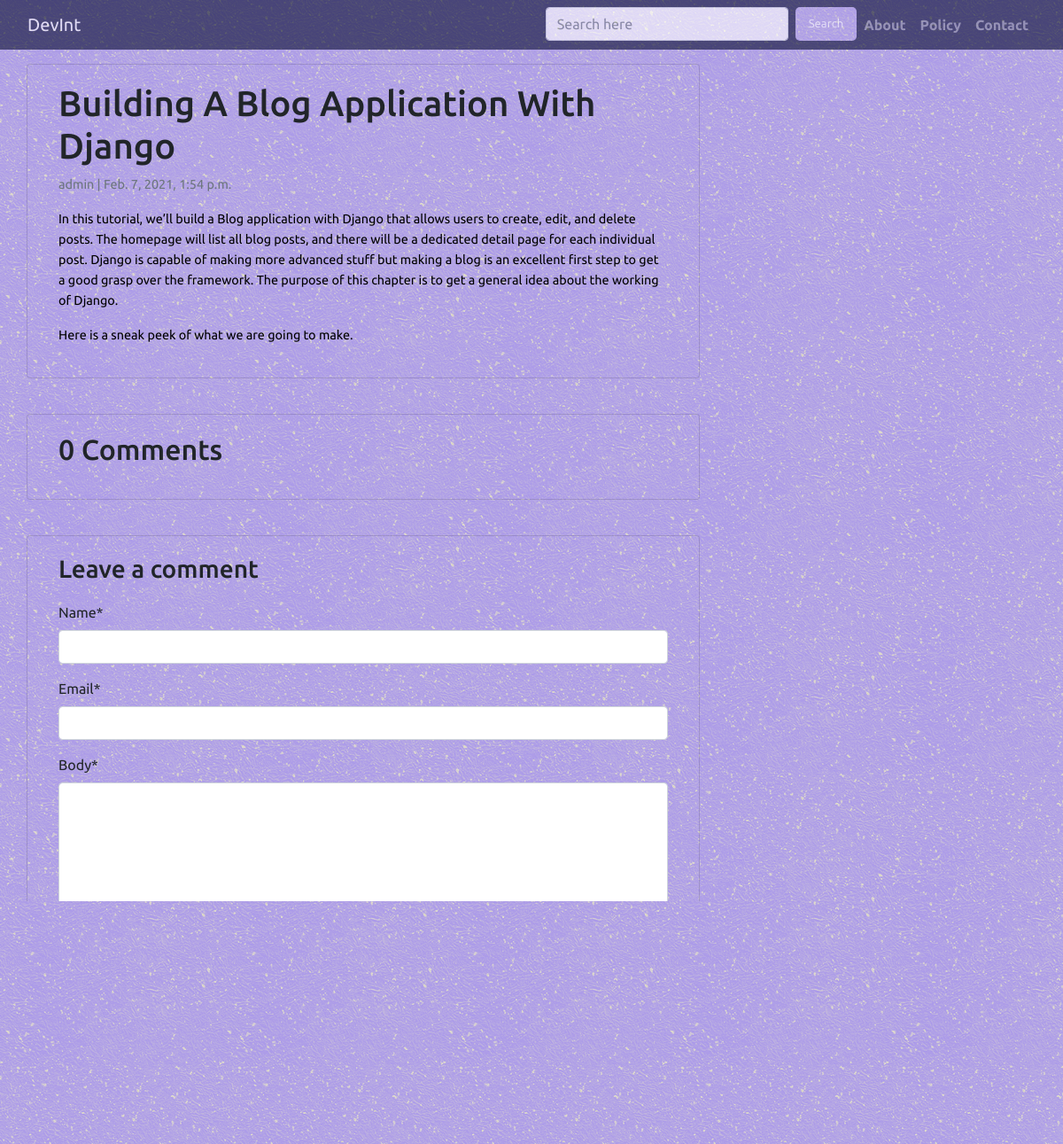
The app's page /building-blog-application-django/ with its own data.
### blog/models.py (models this page shows, shortened)
class Post(models.Model):
    title = models.CharField(max_length=200, unique=True)
    slug = models.SlugField(max_length=200, unique=True)
    author = models.ForeignKey(
        User, on_delete=models.CASCADE, related_name="blog_posts"
    )
    updated_on = models.DateTimeField(auto_now=True)
    content = models.TextField()
    created_on = models.DateTimeField(auto_now_add=True)
    status = models.IntegerField(choices=STATUS, default=0)
    class Meta:
        ordering = ["-created_on"]

### blog/views.py (the view)
# urls.py: path("<slug:slug>/", views.post_detail, name="post_detail"),
def post_detail(request, slug):
    template_name = "post_detail.html"
    post = get_object_or_404(Post, slug=slug)
    comments = post.comments.filter(active=True).order_by("-created_on")
    new_comment = None
    if request.method == "POST":
        comment_form = CommentForm(data=request.POST)
        if comment_form.is_valid():
            new_comment = comment_form.save(commit=False)
            new_comment.post = post
            new_comment.save()
    else:
        comment_form = CommentForm()
    return render(
        request,
        template_name,
        {
            "post": post,
            "comments": comments,
            "new_comment": new_comment,
            "comment_form": comment_form,
        }
    )

### blog/forms.py
class CommentForm(forms.ModelForm):
    class Meta:
        model = Comment
        fields = ('name', 'email', 'body')

### templates/post_detail.html (shortened to what this page needs)
{% extends 'base.html' %} {% block content %}
{% load crispy_forms_tags %}
<div class="container">
  <div class="row">
    <div class="col-md-8 card mb-4  mt-3 left  top">
      <div class="card-body">
        <h1>{% block title %} {{ post.title }} {% endblock title %}</h1>
        <p class=" text-muted">{{ post.author }} | {{ post.created_on }}</p>
        <p class="card-text ">{{ post.content | safe }}</p>
      </div>
    </div>
    <div class="col-md-8 card mb-4  mt-3 ">
      <div class="card-body">
        {% with comments.count as total_comments %}
        <h2>{{ total_comments }} Comments</h2>
          {% endwith %}
      </div>
    </div>
    <div class="col-md-8 card mb-4  mt-3 ">
      <div class="card-body">
        {% if new_comment %}
        <div class="alert alert-success" role="alert">
          Your comment is awaiting moderation
        </div>
        {% else %}
        <h3>Leave a comment</h3>
        <form method="post" style="margin-top: 1.3em;">
          {{ comment_form | crispy }}
          <button type="submit" class="btn btn-primary  btn-lg">Submit</button>
        </form>
        {% endif %}
      </div>
    </div>
  </div>
</div>
{% endblock content %}

### static/css/base.css (style rules this page uses)
html { scroll-behaviour: smooth; }
* { margin: 0; padding:0; box-sizing:border-box; font-family: 'Ubuntu', sans-serif; }
p { font-size: 0.9rem; line-height: 1.6; color:#000; }
body { font-family: 'Ubuntu', sans-serif; background-image:url("/static/image/008.png"); }
body:before { content:""; position: fixed; top: 0%; bottom: 0%; left: 0; right: 0; opacity: 0.2; z-index: -1; background-image: url("/static/image/003.jpeg"); background-repeat: repeat; }
.card { background-image:url("/static/image/008.png"); }
.btn { border-color: transparent; font-size: small; size: 50px bold; background-image: url("/static/image/008.png"); border: 0.4px solid gray; border-radius: 5px; color: #fff; }

### records on screen
Post: title "Building A Blog Application With Django", author "admin", created_on "Feb. 7, 2021, 1:54 p.m.", content "In this tutorial, we’ll build a Blog application with Django that allows users to create, edit, and delete posts. The homepage will list all blog posts, and there will be a dedicated detail page for each individual post. Django is capable of making more advanced stuff but making a blog is an excellent first step to get a good grasp over the framework. The purpose of this chapter is to get a general idea about the working of Django. Here is a sneak peek of what we are going to make."

### other values on screen
{{ total_comments }} "0"
